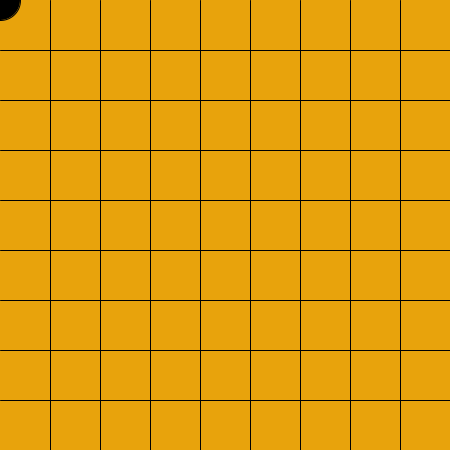
Frame 1 (no input)
Frame 60 (the mouse pressed at the canvas centre just before this capture): identical to frame 1, image omitted
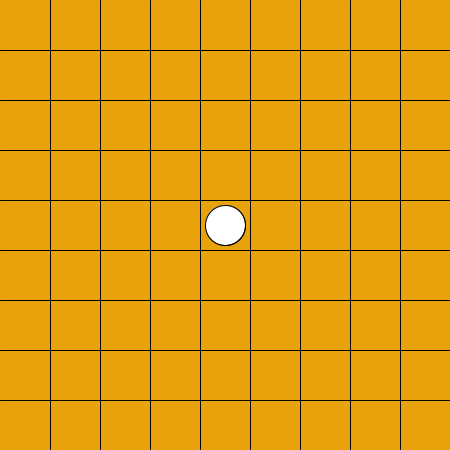
Frame 120 (the mouse held since frame 60 and released just before this capture)

The Processing sketch that drew these frames (run headless with seeded random() and noise(); from frame 60 on, the mouse is pressed at the canvas centre):

// Processing sketch: week16_go_many_black_white
// ── week16_go_many_black_white.pde
void setup(){
  size(450,450);
}
int []bx=new int[100];
int []by=new int[100];
int N=0;
void draw(){
  background(#E8A30C);
  for(int y=50; y<450; y+=50){
    line(0, y, 450, y);
  }
for(int x=50; x<450; x+=50){
  line(x, 0, x, 450);
  }
  for(int i=0; i<N; i++){
  if(i%2==0) fill(0);
  else fill(255);
  ellipse( bx[i], by[i], 40, 40);
  }
  if(N%2==0) fill(0);
  else fill(255);
  ellipse( mouseX, mouseY, 40, 40);
}
void mousePressed(){
  bx[N]=mouseX; by[N]=mouseY;
  N++;
}
